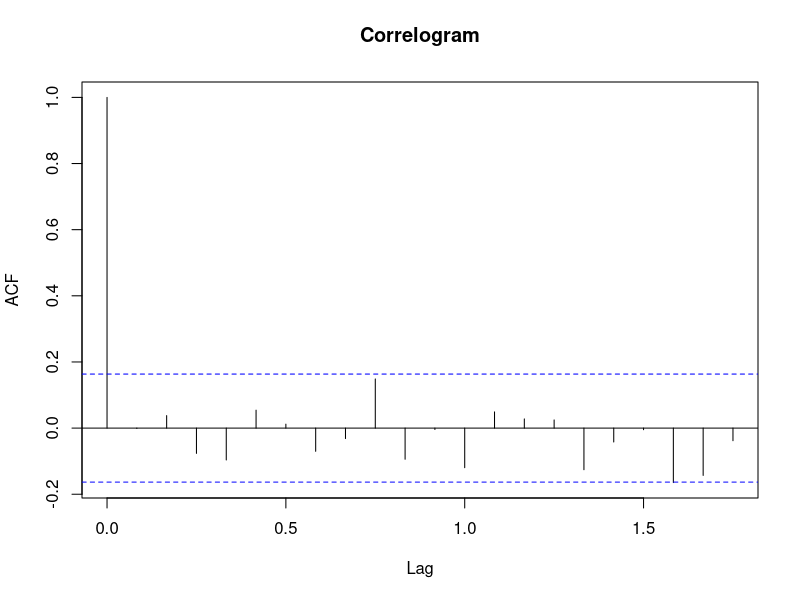
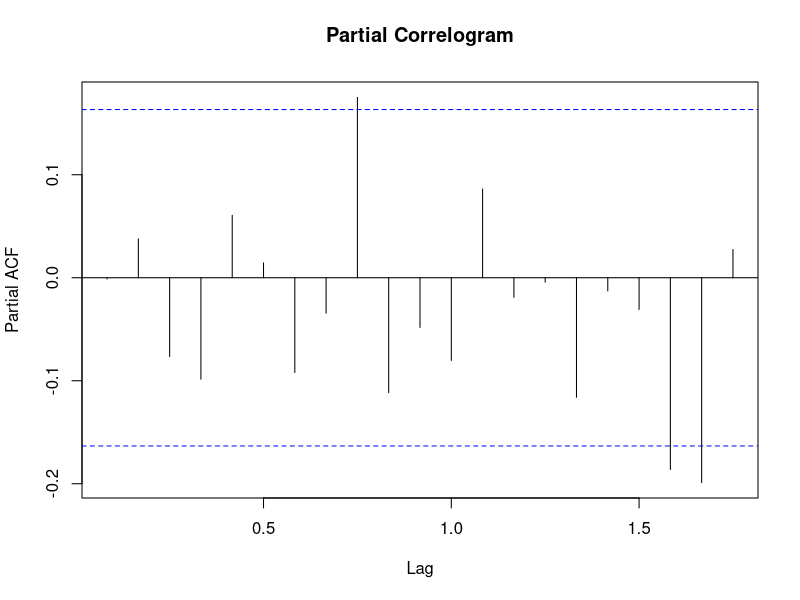
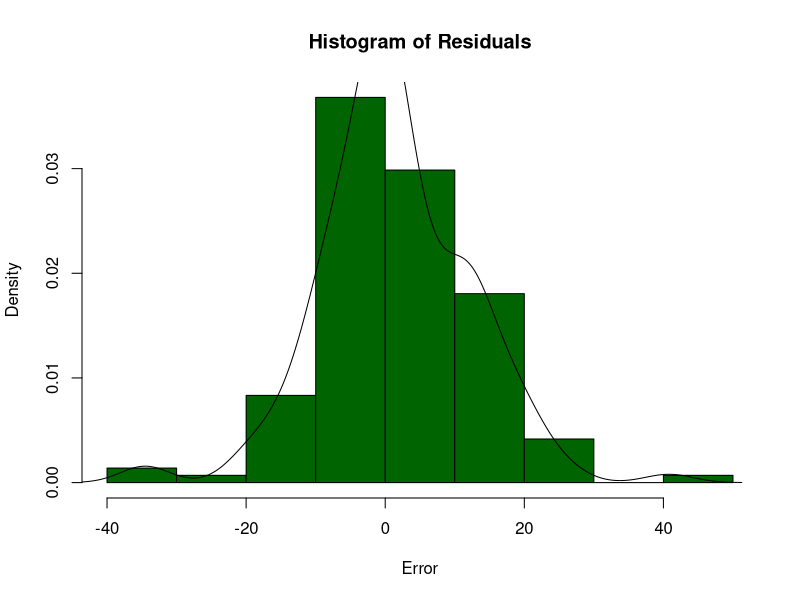
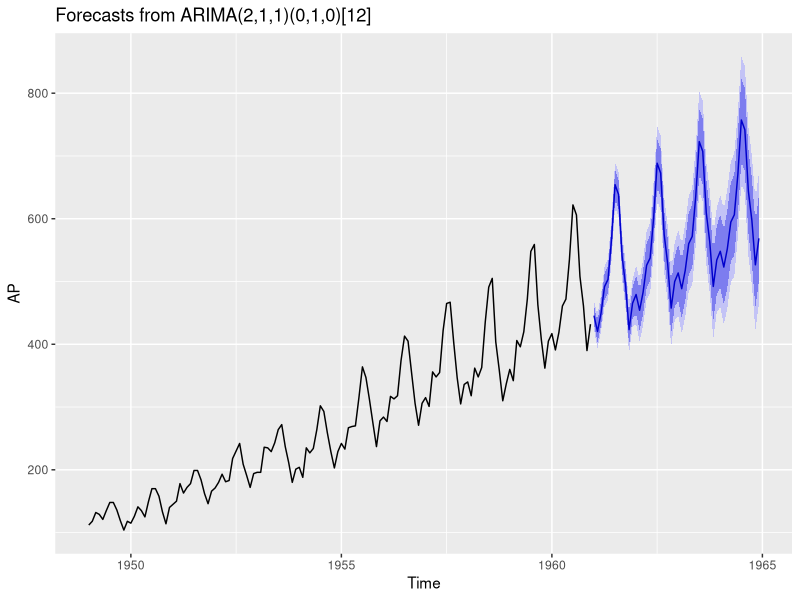

Write the R code that produced these figures, in order.

## Time series Data

data("AirPassengers")

AP <- AirPassengers


## ARIMA - Autoregression Integreated Moving Average

library(forecast)

model <- auto.arima(AP)

print(model)

attributes(model)


## ACF and PACF plots

acf(model$residuals, main = "Correlogram")

pacf(model$residuals, main = 'Partial Correlogram')


## Ljung-Box test

Box.test(model$residuals, lag=20, type = "Ljung-Box")


## Residual plot

hist(model$residuals, 
     col = 'darkgreen',
     xlab = 'Error',
     main = 'Histogram of Residuals',
     freq = FALSE)

lines(density(model$residuals))


## Forescast

f <- forecast(model, 48)

library(ggplot2)

autoplot(f)

accuracy(f)

